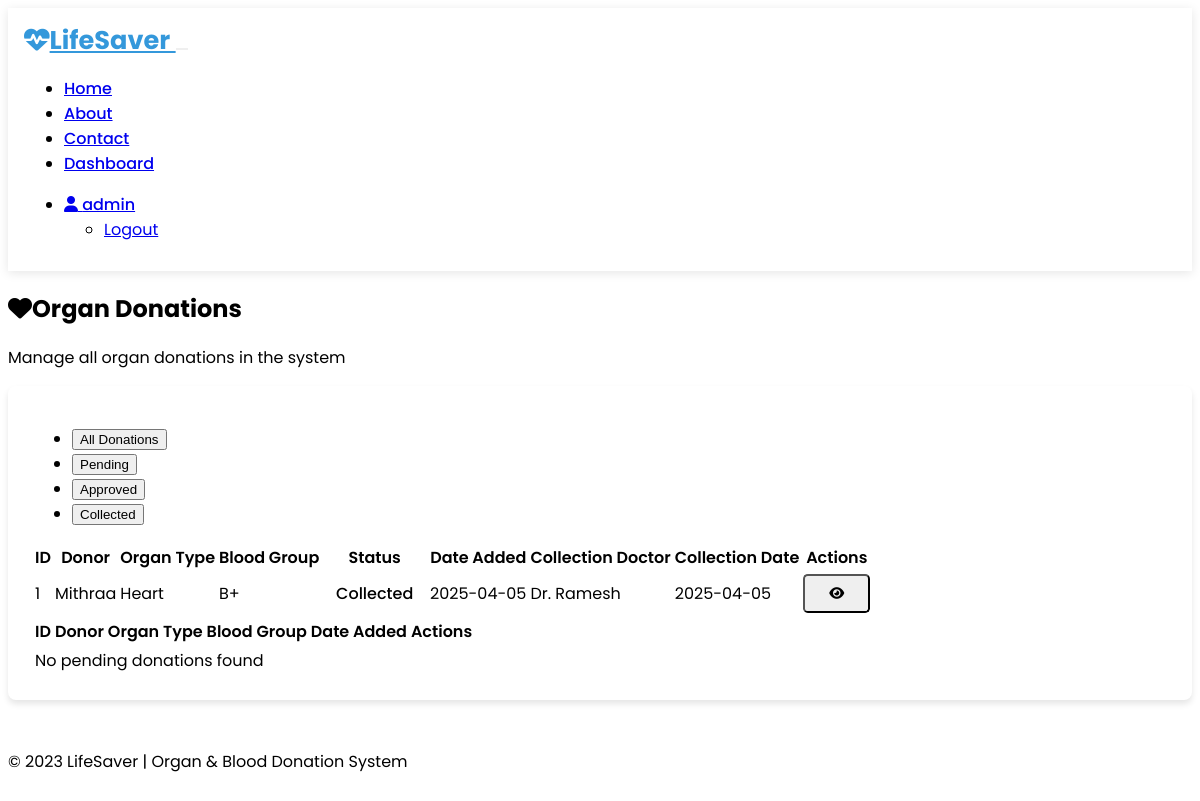
/admin/organ-donations (signed in), run on the app's committed database.
### models.py (models this page shows, shortened)
class User(UserMixin, db.Model):
    id = db.Column(db.Integer, primary_key=True)
    username = db.Column(db.String(64), unique=True, nullable=False)
    email = db.Column(db.String(120), unique=True, nullable=False)
    password_hash = db.Column(db.String(256), nullable=False)
    role_id = db.Column(db.Integer, db.ForeignKey('role.id'), nullable=False)
    phone = db.Column(db.String(20))
    address = db.Column(db.String(200))
    is_verified = db.Column(db.Boolean, default=False)
    date_registered = db.Column(db.DateTime, default=datetime.utcnow)
    organ_donations = db.relationship('OrganDonation', backref='donor', lazy=True)
    organ_requests = db.relationship('OrganRequest', backref='requester', lazy=True)
    blood_donations = db.relationship('BloodDonation', backref='donor', lazy=True)
    blood_requests = db.relationship('BloodRequest', backref='requester', lazy=True)
    def get_role(self):
        return self.role_info.name

class OrganDonation(db.Model):
    id = db.Column(db.Integer, primary_key=True)
    user_id = db.Column(db.Integer, db.ForeignKey('user.id'), nullable=False)
    organ_type = db.Column(db.String(50), nullable=False)
    blood_group = db.Column(db.String(10), nullable=False)
    status = db.Column(db.String(20), default='pending')  # pending, approved, collected, unavailable
    date_added = db.Column(db.DateTime, default=datetime.utcnow)
    collection_date = db.Column(db.DateTime)
    collection_doctor_id = db.Column(db.Integer, db.ForeignKey('doctor.id'))
    otp = db.Column(db.String(6))
    otp_verified = db.Column(db.Boolean, default=False)
    additional_info = db.Column(db.Text)
    donor_age = db.Column(db.Integer, nullable=True)
    hla_type = db.Column(db.String(50), nullable=True)  # Human Leukocyte Antigen type
    tissue_crossmatch = db.Column(db.String(20), nullable=True)  # positive, negative
    location_lat = db.Column(db.Float, nullable=True)  # Latitude for geographical matching
    location_lng = db.Column(db.Float, nullable=True)  # Longitude for geographical matching
    is_living_donor = db.Column(db.Boolean, default=False)  # Whether this is from a living donor
    medical_condition = db.Column(db.String(100), nullable=True)  # Any relevant medical conditions

### routes/admin.py (the view)
    @login_required
    def decorated_function(*args, **kwargs):
        if current_user.get_role() != 'admin':
            flash('You do not have permission to access this page.', 'danger')
            return redirect(url_for('index'))
        return f(*args, **kwargs)

### app.py (called while the page is built)
@login_manager.user_loader
def load_user(user_id):
    from models import User
    return User.query.get(int(user_id))

### routes/admin.py (called while the page is built)
def admin_required(f):
    @login_required
    def decorated_function(*args, **kwargs):
        if current_user.get_role() != 'admin':
            flash('You do not have permission to access this page.', 'danger')
            return redirect(url_for('index'))
        return f(*args, **kwargs)
    decorated_function.__name__ = f.__name__
    return decorated_function

@admin_bp.route('/organ-donations')
@admin_required
def organ_donations():
    donations = OrganDonation.query.order_by(desc(OrganDonation.date_added)).all()
    return render_template('admin/organ_donations.html', title='Organ Donations', donations=donations)

### templates/admin/organ_donations.html (shortened to what this page needs)
{% extends 'layout.html' %}
{% block content %}
<section class="container py-4">
    <div class="d-flex justify-content-between align-items-center mb-4">
        <div>
            <h1 class="mb-0"><i class="fas fa-heart me-2"></i>Organ Donations</h1>
            <p class="lead">Manage all organ donations in the system</p>
        </div>
    </div>
    <div class="card bg-dark animate-on-scroll" data-animation="fade-in">
        <div class="card-body">
            <ul class="nav nav-tabs mb-3" id="donationsTab" role="tablist">
                <li class="nav-item" role="presentation">
                    <button class="nav-link active" id="all-donations-tab" data-bs-toggle="tab" data-bs-target="#all-donations" type="button" role="tab" aria-controls="all-donations" aria-selected="true">All Donations</button>
                </li>
                <li class="nav-item" role="presentation">
                    <button class="nav-link" id="pending-donations-tab" data-bs-toggle="tab" data-bs-target="#pending-donations" type="button" role="tab" aria-controls="pending-donations" aria-selected="false">Pending</button>
                </li>
                <li class="nav-item" role="presentation">
                    <button class="nav-link" id="approved-donations-tab" data-bs-toggle="tab" data-bs-target="#approved-donations" type="button" role="tab" aria-controls="approved-donations" aria-selected="false">Approved</button>
                </li>
                <li class="nav-item" role="presentation">
                    <button class="nav-link" id="collected-donations-tab" data-bs-toggle="tab" data-bs-target="#collected-donations" type="button" role="tab" aria-controls="collected-donations" aria-selected="false">Collected</button>
                </li>
            </ul>
            <div class="tab-content" id="donationsTabContent">
                <div class="tab-pane fade show active" id="all-donations" role="tabpanel" aria-labelledby="all-donations-tab">
                    {% if donations %}
                        <div class="table-responsive">
                            <table class="table table-hover">
                                <thead>
                                    <tr>
                                        <th>ID</th>
                                        <th>Donor</th>
                                        <th>Organ Type</th>
                                        <th>Blood Group</th>
                                        <th>Status</th>
                                        <th>Date Added</th>
                                        <th>Collection Doctor</th>
                                        <th>Collection Date</th>
                                        <th>Actions</th>
                                    </tr>
                                </thead>
                                <tbody>
                                    {% for donation in donations %}
                                    <tr>
                                        <td>{{ donation.id }}</td>
                                        <td>{{ donation.donor.username }}</td>
                                        <td>{{ donation.organ_type|capitalize }}</td>
                                        <td>{{ donation.blood_group }}</td>
                                        <td>
                                            <span class="badge {% if donation.status == 'pending' %}bg-warning{% elif donation.status == 'approved' %}bg-info{% elif donation.status == 'collected' %}bg-success{% else %}bg-danger{% endif %}">
                                                {{ donation.status|capitalize }}
                                            </span>
                                        </td>
                                        <td>{{ donation.date_added.strftime('%Y-%m-%d') }}</td>
                                        <td>
                                            {% if donation.collection_doctor %}
                                                Dr. {{ donation.collection_doctor.user.username }}
                                            {% else %}
                                                <span class="text-warning">Not Assigned</span>
                                            {% endif %}
                                        </td>
                                        <td>
                                            {% if donation.collection_date %}
                                                {{ donation.collection_date.strftime('%Y-%m-%d') }}
                                            {% else %}
                                                <span class="text-secondary">Not Collected</span>
                                            {% endif %}
                                        </td>
                                        <td>
                                            <div class="btn-group btn-group-sm">
                                                <button type="button" class="btn btn-info" data-bs-toggle="tooltip" title="View Details">
                                                    <i class="fas fa-eye"></i>
                                                </button>
                                            </div>
                                        </td>
                                    </tr>
                                    {% endfor %}
                                </tbody>
                            </table>
                        </div>
                    {% else %}
                        <div class="text-center py-5">
                            <i class="fas fa-heart fa-4x text-secondary mb-3"></i>
                            <h4>No organ donations found</h4>
                            <p>There are no organ donations in the system yet</p>
                        </div>
                    {% endif %}
                </div>
                <div class="tab-pane fade" id="pending-donations" role="tabpanel" aria-labelledby="pending-donations-tab">
                    <div class="table-responsive">
                        <table class="table table-hover">
                            <thead>
                                <tr>
                                    <th>ID</th>
                                    <th>Donor</th>
                                    <th>Organ Type</th>
                                    <th>Blood Group</th>
                                    <th>Date Added</th>
                                    <th>Actions</th>
                                </tr>
                            </thead>
                            <tbody>
                                {% for donation in donations if donation.status == 'pending' %}
                                <tr>
                                    <td>{{ donation.id }}</td>
                                    <td>{{ donation.donor.username }}</td>
                                    <td>{{ donation.organ_type|capitalize }}</td>
                                    <td>{{ donation.blood_group }}</td>
                                    <td>{{ donation.date_added.strftime('%Y-%m-%d') }}</td>
                                    <td>
                                        <div class="btn-group btn-group-sm">
                                            <button type="button" class="btn btn-info" data-bs-toggle="tooltip" title="View Details">
                                                <i class="fas fa-eye"></i>
                                            </button>
                                            <a href="{{ url_for('admin.assign_doctor_to_donation', donation_id=donation.id) }}" class="btn btn-primary" data-bs-toggle="tooltip" title="Assign Doctor">
                                                <i class="fas fa-user-md"></i>
                                            </a>
                                        </div>
                                    </td>
                                </tr>
                                {% else %}
                                <tr>
                                    <td colspan="6" class="text-center">No pending donations found</td>
                                </tr>
                                {% endfor %}
                            </tbody>
                        </table>
                    </div>
                </div>
            </div>
        </div>
    </div>
</section>
{% endblock %}

### templates/layout.html (shortened to what this page needs)
<!DOCTYPE html>
<html lang="en" data-bs-theme="dark">
<head>
    <link rel="stylesheet" href="https://cdn.replit.com/agent/bootstrap-agent-dark-theme.min.css">
    <link rel="stylesheet" href="https://cdnjs.cloudflare.com/ajax/libs/font-awesome/6.3.0/css/all.min.css">
    <link rel="stylesheet" href="{{ url_for('static', filename='css/styles.css') }}">
</head>
<body {% if scroll_to %}data-scroll-to="{{ scroll_to }}"{% endif %}>
    <nav class="navbar navbar-expand-lg navbar-dark bg-dark">
        <div class="container">
            <a class="navbar-brand" href="{{ url_for('index') }}">
                <i class="fas fa-heartbeat me-2"></i>LifeSaver
            </a>
            <button class="navbar-toggler" type="button" data-bs-toggle="collapse" data-bs-target="#navbarNav">
            </button>
            <div class="collapse navbar-collapse" id="navbarNav">
                <ul class="navbar-nav me-auto">
                    <li class="nav-item">
                        <a class="nav-link" href="{{ url_for('index') }}">Home</a>
                    </li>
                    <li class="nav-item">
                        <a class="nav-link" href="{{ url_for('about') }}">About</a>
                    </li>
                    <li class="nav-item">
                        <a class="nav-link" href="{{ url_for('contact') }}">Contact</a>
                    </li>
                    {% if current_user.is_authenticated %}
                        {% if current_user.get_role() == 'admin' %}
                            <li class="nav-item">
                                <a class="nav-link" href="{{ url_for('admin.dashboard') }}">Dashboard</a>
                            </li>
                        {% elif current_user.get_role() == 'doctor' %}
                            <li class="nav-item">
                                <a class="nav-link" href="{{ url_for('doctor.dashboard') }}">Dashboard</a>
                            </li>
                        {% elif current_user.get_role() == 'user' %}
                            <li class="nav-item">
                                <a class="nav-link" href="{{ url_for('user.dashboard') }}">Dashboard</a>
                            </li>
                        {% endif %}
                    {% endif %}
                </ul>
                <ul class="navbar-nav ms-auto">
                    {% if current_user.is_authenticated %}
                        <li class="nav-item dropdown">
                            <a class="nav-link dropdown-toggle" href="#" id="navbarDropdown" role="button" data-bs-toggle="dropdown">
                                <i class="fas fa-user me-1"></i> {{ current_user.username }}
                            </a>
                            <ul class="dropdown-menu dropdown-menu-end">
                                <li><a class="dropdown-item" href="{{ url_for('auth.logout') }}">Logout</a></li>
                            </ul>
                        </li>
                    {% endif %}
                </ul>
            </div>
        </div>
    </nav>
    <div class="content">
        {% block content %}{% endblock %}
    </div>
    <footer class="footer bg-dark text-light text-center">
        <div class="container">
            <span>&copy; 2023 LifeSaver | Organ & Blood Donation System</span>
        </div>
    </footer>
</body>
</html>

### static/css/styles.css (style rules this page uses)
:root { --primary-color: #3498db; --secondary-color: #2ecc71; --danger-color: #e74c3c; --warning-color: #f39c12; --info-color: #3498db; --success-color: #2ecc71; --dark-color: #2c3e50; --light-color: #ecf0f1; }
body { font-family: 'Poppins', sans-serif; background-color: var(--bs-dark); color: var(--bs-light); transition: all 0.3s ease; position: relative; min-height: 100vh; }
.content { padding-bottom: 60px; }
.navbar { box-shadow: 0 2px 10px rgba(0, 0, 0, 0.1); padding: 0.8rem 1rem; background-color: var(--bs-dark) !important; }
.navbar-brand { font-weight: 700; font-size: 1.6rem; color: var(--primary-color) !important; }
.nav-link { font-weight: 500; transition: all 0.3s ease; position: relative; }
.nav-link::after { content: ''; position: absolute; width: 0; height: 2px; bottom: 0; left: 0; background-color: var(--primary-color); transition: width 0.3s ease; }
.navbar-toggler { border: none; }
.card { border-radius: 0.5rem; overflow: hidden; transition: transform 0.3s ease, box-shadow 0.3s ease; margin-bottom: 1.5rem; border: none; box-shadow: 0 4px 6px rgba(0, 0, 0, 0.1); }
.card-body { padding: 1.5rem; }
.btn { border-radius: 0.3rem; padding: 0.6rem 1.5rem; font-weight: 500; transition: all 0.3s ease; }
.footer { background-color: var(--bs-dark); padding: 1rem 0; position: absolute; bottom: 0; width: 100%; height: 60px; line-height: 60px; }
.badge { font-weight: 500; padding: 0.4rem 0.8rem; border-radius: 0.3rem; }
.fade-in { animation: fadeIn 1s ease; }
.table th { font-weight: 600; }

### data on the page
User: username "admin"
OrganDonation: id "1", donor.username "Mithraa", organ_type "Heart", blood_group "B+", status "Collected", date_added "2025-04-05", collection_doctor.user.username "Ramesh", collection_date "2025-04-05"
